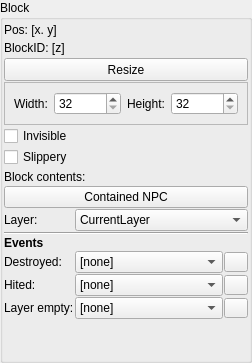
         <widget class="QGroupBox" name="blockProp">
          <property name="minimumSize">
           <size>
            <width>0</width>
            <height>281</height>
           </size>
          </property>
          <property name="title">
           <string>Block</string>
          </property>
          <layout class="QGridLayout" name="gridLayout_13" columnstretch="35,78,1">
           <property name="sizeConstraint">
            <enum>QLayout::SetMinimumSize</enum>
           </property>
           <property name="leftMargin">
            <number>1</number>
           </property>
           <property name="topMargin">
            <number>1</number>
           </property>
           <property name="rightMargin">
            <number>1</number>
           </property>
           <property name="bottomMargin">
            <number>1</number>
           </property>
           <property name="spacing">
            <number>1</number>
           </property>
           <item row="4" column="0" colspan="2">
            <widget class="QCheckBox" name="PROPS_BlockInvis">
             <property name="minimumSize">
              <size>
               <width>0</width>
               <height>17</height>
              </size>
             </property>
             <property name="text">
              <string>Invisible</string>
             </property>
            </widget>
           </item>
           <item row="10" column="0">
            <widget class="QLabel" name="label">
             <property name="font">
              <font>
               <weight>75</weight>
               <bold>true</bold>
              </font>
             </property>
             <property name="text">
              <string>Events</string>
             </property>
             <property name="textFormat">
              <enum>Qt::PlainText</enum>
             </property>
            </widget>
           </item>
           <item row="11" column="2">
            <widget class="QPushButton" name="PROPS_BlkEventDestroyedLock">
             <property name="maximumSize">
              <size>
               <width>24</width>
               <height>20</height>
              </size>
             </property>
             <property name="toolTip">
              <string>Don't reset event to 'none'</string>
             </property>
             <property name="text">
              <string notr="true"/>
             </property>
             <property name="icon">
              <iconset resource="../../_resources/editor.qrc">
               <normaloff>:/images/lock_open.png</normaloff>
               <normalon>:/images/lock_closed.png</normalon>:/images/lock_open.png</iconset>
             </property>
             <property name="checkable">
              <bool>true</bool>
             </property>
            </widget>
           </item>
           <item row="13" column="2">
            <widget class="QPushButton" name="PROPS_BlkEventLEmptyLock">
             <property name="maximumSize">
              <size>
               <width>24</width>
               <height>20</height>
              </size>
             </property>
             <property name="toolTip">
              <string>Don't reset event to 'none'</string>
             </property>
             <property name="text">
              <string notr="true"/>
             </property>
             <property name="icon">
              <iconset resource="../../_resources/editor.qrc">
               <normaloff>:/images/lock_open.png</normaloff>
               <normalon>:/images/lock_closed.png</normalon>:/images/lock_open.png</iconset>
             </property>
             <property name="checkable">
              <bool>true</bool>
             </property>
            </widget>
           </item>
           <item row="0" column="0" colspan="2">
            <widget class="QLabel" name="PROPS_blockPos">
             <property name="minimumSize">
              <size>
               <width>0</width>
               <height>17</height>
              </size>
             </property>
             <property name="text">
              <string notr="true">Pos: [x. y]</string>
             </property>
            </widget>
           </item>
           <item row="12" column="0">
            <widget class="QLabel" name="BlockHitedLabel">
             <property name="text">
              <string>Hited:</string>
             </property>
            </widget>
           </item>
           <item row="12" column="1">
            <widget class="QComboBox" name="PROPS_BlkEventHited">
             <property name="currentText">
              <string notr="true">[none]</string>
             </property>
             <property name="maxVisibleItems">
              <number>50</number>
             </property>
             <item>
              <property name="text">
               <string notr="true">[none]</string>
              </property>
             </item>
            </widget>
           </item>
           <item row="12" column="2">
            <widget class="QPushButton" name="PROPS_BlkEventHitLock">
             <property name="maximumSize">
              <size>
               <width>24</width>
               <height>20</height>
              </size>
             </property>
             <property name="toolTip">
              <string>Don't reset event to 'none'</string>
             </property>
             <property name="text">
              <string notr="true"/>
             </property>
             <property name="icon">
              <iconset resource="../../_resources/editor.qrc">
               <normaloff>:/images/lock_open.png</normaloff>
               <normalon>:/images/lock_closed.png</normalon>:/images/lock_open.png</iconset>
             </property>
             <property name="checkable">
              <bool>true</bool>
             </property>
            </widget>
           </item>
           <item row="11" column="1">
            <widget class="QComboBox" name="PROPS_BlkEventDestroy">
             <property name="currentText">
              <string notr="true">[none]</string>
             </property>
             <property name="maxVisibleItems">
              <number>50</number>
             </property>
             <item>
              <property name="text">
               <string notr="true">[none]</string>
              </property>
             </item>
            </widget>
           </item>
           <item row="8" column="0">
            <widget class="QLabel" name="BlockLayerLabel">
             <property name="text">
              <string>Layer:</string>
             </property>
            </widget>
           </item>
           <item row="1" column="0" colspan="2">
            <widget class="QLabel" name="PROPS_BlockID">
             <property name="minimumSize">
              <size>
               <width>0</width>
               <height>18</height>
              </size>
             </property>
             <property name="text">
              <string notr="true">BlockID: [z]</string>
             </property>
            </widget>
           </item>
           <item row="7" column="0" colspan="3">
            <widget class="QPushButton" name="PROPS_BlockIncludes">
             <property name="text">
              <string notr="true">Contained NPC</string>
             </property>
            </widget>
           </item>
           <item row="8" column="1" colspan="2">
            <widget class="QComboBox" name="PROPS_BlockLayer">
             <property name="maxVisibleItems">
              <number>50</number>
             </property>
             <item>
              <property name="text">
               <string notr="true">CurrentLayer</string>
              </property>
             </item>
            </widget>
           </item>
           <item row="14" column="0" colspan="3">
            <spacer name="verticalSpacer_2">
             <property name="orientation">
              <enum>Qt::Vertical</enum>
             </property>
             <property name="sizeType">
              <enum>QSizePolicy::Expanding</enum>
             </property>
             <property name="sizeHint" stdset="0">
              <size>
               <width>20</width>
               <height>40</height>
              </size>
             </property>
            </spacer>
           </item>
           <item row="11" column="0">
            <widget class="QLabel" name="BlockEventDestroy">
             <property name="text">
              <string>Destroyed: </string>
             </property>
            </widget>
           </item>
           <item row="6" column="0" colspan="2">
            <widget class="QLabel" name="label_10">
             <property name="minimumSize">
              <size>
               <width>0</width>
               <height>17</height>
              </size>
             </property>
             <property name="text">
              <string>Block contents:</string>
             </property>
            </widget>
           </item>
           <item row="13" column="0">
            <widget class="QLabel" name="BlockLayerEmpty">
             <property name="text">
              <string>Layer empty:</string>
             </property>
            </widget>
           </item>
           <item row="9" column="0" colspan="3">
            <widget class="Line" name="line">
             <property name="orientation">
              <enum>Qt::Horizontal</enum>
             </property>
            </widget>
           </item>
           <item row="13" column="1">
            <widget class="QComboBox" name="PROPS_BlkEventLayerEmpty">
             <property name="currentText">
              <string notr="true">[none]</string>
             </property>
             <property name="maxVisibleItems">
              <number>50</number>
             </property>
             <item>
              <property name="text">
               <string notr="true">[none]</string>
              </property>
             </item>
            </widget>
           </item>
           <item row="5" column="0" colspan="2">
            <widget class="QCheckBox" name="PROPS_BlkSlippery">
             <property name="minimumSize">
              <size>
               <width>0</width>
               <height>17</height>
              </size>
             </property>
             <property name="text">
              <string>Slippery</string>
             </property>
            </widget>
           </item>
           <item row="2" column="0" colspan="3">
            <widget class="QPushButton" name="PROPS_BlockResize">
             <property name="minimumSize">
              <size>
               <width>0</width>
               <height>23</height>
              </size>
             </property>
             <property name="text">
              <string>Resize</string>
             </property>
            </widget>
           </item>
           <item row="3" column="0" colspan="3">
            <widget class="QFrame" name="sizeOfBlock">
             <property name="minimumSize">
              <size>
               <width>0</width>
               <height>25</height>
              </size>
             </property>
             <property name="frameShape">
              <enum>QFrame::StyledPanel</enum>
             </property>
             <property name="frameShadow">
              <enum>QFrame::Raised</enum>
             </property>
             <layout class="QHBoxLayout" name="horizontalLayout_2">
              <item>
               <widget class="QLabel" name="label_3">
                <property name="text">
                 <string>Width:</string>
                </property>
               </widget>
              </item>
              <item>
               <widget class="QSpinBox" name="BLOCK_Width">
                <property name="minimum">
                 <number>32</number>
                </property>
                <property name="maximum">
                 <number>100000</number>
                </property>
                <property name="singleStep">
                 <number>32</number>
                </property>
               </widget>
              </item>
              <item>
               <widget class="QLabel" name="label_4">
                <property name="text">
                 <string>Height:</string>
                </property>
               </widget>
              </item>
              <item>
               <widget class="QSpinBox" name="BLOCK_Height">
                <property name="minimum">
                 <number>32</number>
                </property>
                <property name="maximum">
                 <number>100000</number>
                </property>
                <property name="singleStep">
                 <number>32</number>
                </property>
               </widget>
              </item>
             </layout>
            </widget>
           </item>
          </layout>
          <zorder>PROPS_BlkEventHited</zorder>
          <zorder>PROPS_blockPos</zorder>
          <zorder>line</zorder>
          <zorder>PROPS_BlockIncludes</zorder>
          <zorder>PROPS_BlkEventDestroy</zorder>
          <zorder>PROPS_BlkEventLayerEmpty</zorder>
          <zorder>PROPS_BlkSlippery</zorder>
          <zorder>label_10</zorder>
          <zorder>BlockEventDestroy</zorder>
          <zorder>PROPS_BlkEventDestroyedLock</zorder>
          <zorder>PROPS_BlkEventLEmptyLock</zorder>
          <zorder>PROPS_BlkEventHitLock</zorder>
          <zorder>label</zorder>
          <zorder>BlockHitedLabel</zorder>
          <zorder>BlockLayerEmpty</zorder>
          <zorder>PROPS_BlockID</zorder>
          <zorder>PROPS_BlockLayer</zorder>
          <zorder>BlockLayerLabel</zorder>
          <zorder>PROPS_BlockInvis</zorder>
          <zorder>PROPS_BlockResize</zorder>
          <zorder>sizeOfBlock</zorder>
         </widget>
